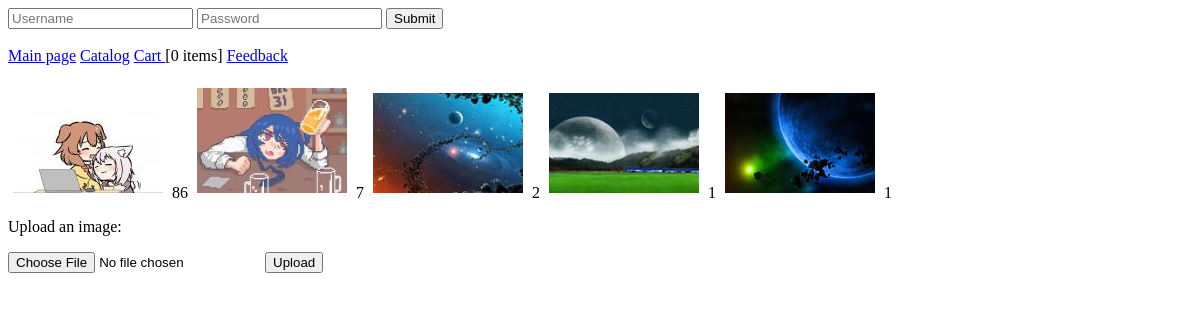
Before: / with the older database file.
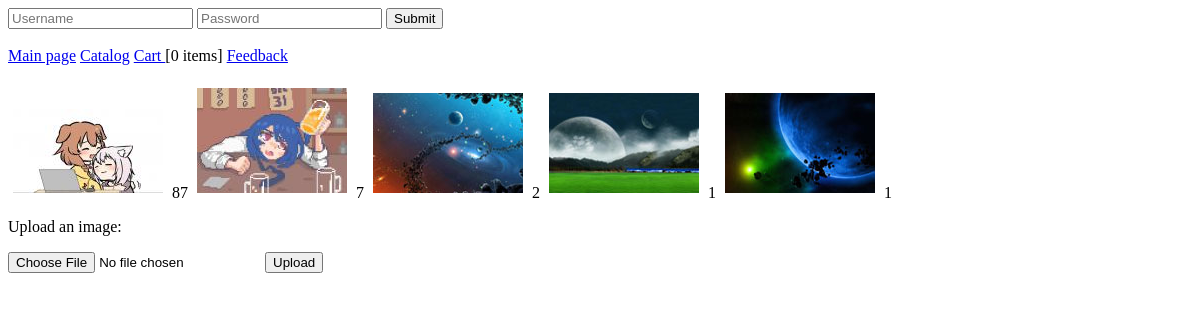
After: the same page with the newer database file.
### tables this page shows
CREATE TABLE `images` (
  `id` int NOT NULL,
  `filename` text NOT NULL,
  `views` int NOT NULL DEFAULT '0'
);

### db.php (called while the page is built, shortened)
<?php
$db = mysqli_connect("localhost:3306", "root", "root", "gb") or Die(mysqli_connect_error());
$session = session_id();
$result = mysqli_query($db, "SELECT COUNT(id) as count FROM `cart` WHERE `session_id` = '{$session}'");
$row = mysqli_fetch_assoc($result);
$count = $row['count'];
$auth = false;

### index.php (the view, shortened to what this page needs)
<?php
include "db.php";
$images = mysqli_query($db, "SELECT * FROM `images` ORDER BY views DESC");
?>
<!DOCTYPE html>
<html lang='en'>
<head>
</head>
<body>
<?php include "menu.php" ?><br>
<?if ($images->num_rows > 0): ?>
    <?foreach ($images as $item): ?>
        <a href="/image.php?id=<?=$item['id']?>"><img class='pic' src="<?=IMG_SMALL . $item['filename']?>"></a>
        <?= $item['views'] ?>
    <?endforeach;?>
<?else: ?>
    <p>Gallery is empty!</p>
<?endif;?>
<br>
<p>Upload an image:</p>
<form method="post" enctype="multipart/form-data">
    <input type="file" name="image">
    <input type="submit" name="load" value="Upload">
</form>
</body>
</html>

### menu.php
<?if (!$auth) :?>
    <form method="post">
        <input type='text' name='login' placeholder="Username">
        <input type='password' name='pass' placeholder="Password">
        <input type='submit' name='send'>
    </form>
<? else: ?>
    Welcome, <?=$user?> <a href="/?logout">[exit]</a><br>
<? endif; ?>
<br>
<a href="/">Main page</a>
<a href="/catalog.php">Catalog</a>
<a href="/cart.php">Cart </a>[<?=$count?> items]
<a href="/feedback.php">Feedback</a>
<br>

### index.php (style rules this page uses)
.pic { margin: 5px; }

Changed rows visible on the page:
changed images (number 1 of 5 on the later page): views "86" → "87"
